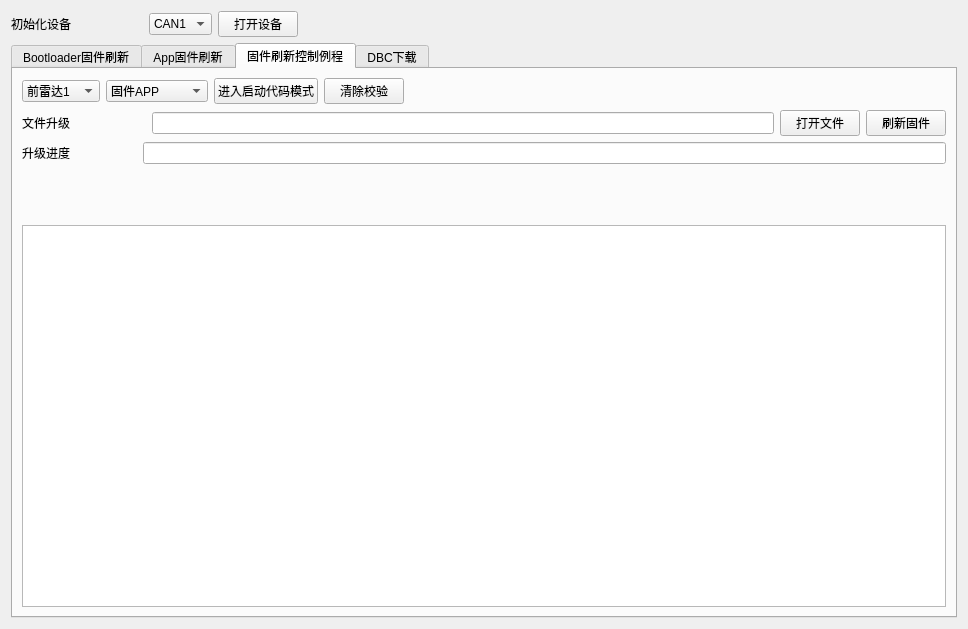
<?xml version="1.0" encoding="UTF-8"?>
<ui version="4.0">
 <class>Form</class>
 <widget class="QWidget" name="Form">
  <property name="geometry">
   <rect>
    <x>0</x>
    <y>0</y>
    <width>968</width>
    <height>629</height>
   </rect>
  </property>
  <property name="windowTitle">
   <string>Form</string>
  </property>
  <layout class="QVBoxLayout" name="verticalLayout_5">
   <item>
    <layout class="QHBoxLayout" name="horizontalLayout" stretch="2,0,0,10">
     <item>
      <widget class="QLabel" name="label">
       <property name="text">
        <string>初始化设备</string>
       </property>
      </widget>
     </item>
     <item>
      <widget class="QComboBox" name="comboBox">
       <item>
        <property name="text">
         <string>CAN1</string>
        </property>
       </item>
       <item>
        <property name="text">
         <string>CAN2</string>
        </property>
       </item>
      </widget>
     </item>
     <item>
      <widget class="QPushButton" name="pushButton">
       <property name="text">
        <string>打开设备</string>
       </property>
      </widget>
     </item>
     <item>
      <spacer name="horizontalSpacer_5">
       <property name="orientation">
        <enum>Qt::Horizontal</enum>
       </property>
       <property name="sizeHint" stdset="0">
        <size>
         <width>40</width>
         <height>20</height>
        </size>
       </property>
      </spacer>
     </item>
    </layout>
   </item>
   <item>
    <widget class="QTabWidget" name="tabWidget">
     <property name="currentIndex">
      <number>2</number>
     </property>
     <widget class="QWidget" name="tab">
      <attribute name="title">
       <string>Bootloader固件刷新</string>
      </attribute>
      <layout class="QVBoxLayout" name="verticalLayout" stretch="0,0,1,7">
       <item>
        <layout class="QHBoxLayout" name="horizontalLayout_2" stretch="1,5,0,0">
         <item>
          <widget class="QLabel" name="label_2">
           <property name="text">
            <string>文件升级</string>
           </property>
          </widget>
         </item>
         <item>
          <widget class="QLineEdit" name="lineEdit">
           <property name="readOnly">
            <bool>true</bool>
           </property>
          </widget>
         </item>
         <item>
          <widget class="QPushButton" name="pushButton_2">
           <property name="text">
            <string>打开文件</string>
           </property>
          </widget>
         </item>
         <item>
          <widget class="QPushButton" name="pushButton_3">
           <property name="text">
            <string>刷新固件</string>
           </property>
          </widget>
         </item>
        </layout>
       </item>
       <item>
        <layout class="QHBoxLayout" name="horizontalLayout_3" stretch="1,6,0,0">
         <item>
          <widget class="QLabel" name="label_3">
           <property name="text">
            <string>升级进度</string>
           </property>
          </widget>
         </item>
         <item>
          <widget class="QLineEdit" name="lineEdit_2">
           <property name="readOnly">
            <bool>true</bool>
           </property>
          </widget>
         </item>
         <item>
          <spacer name="horizontalSpacer_4">
           <property name="orientation">
            <enum>Qt::Horizontal</enum>
           </property>
           <property name="sizeHint" stdset="0">
            <size>
             <width>40</width>
             <height>20</height>
            </size>
           </property>
          </spacer>
         </item>
         <item>
          <spacer name="horizontalSpacer_3">
           <property name="orientation">
            <enum>Qt::Horizontal</enum>
           </property>
           <property name="sizeHint" stdset="0">
            <size>
             <width>40</width>
             <height>20</height>
            </size>
           </property>
          </spacer>
         </item>
        </layout>
       </item>
       <item>
        <spacer name="verticalSpacer">
         <property name="orientation">
          <enum>Qt::Vertical</enum>
         </property>
         <property name="sizeHint" stdset="0">
          <size>
           <width>20</width>
           <height>40</height>
          </size>
         </property>
        </spacer>
       </item>
       <item>
        <widget class="QPlainTextEdit" name="plainTextEdit">
         <property name="readOnly">
          <bool>true</bool>
         </property>
        </widget>
       </item>
      </layout>
     </widget>
     <widget class="QWidget" name="tab_2">
      <attribute name="title">
       <string>App固件刷新</string>
      </attribute>
      <layout class="QVBoxLayout" name="verticalLayout_2" stretch="0,0,1,7">
       <item>
        <layout class="QHBoxLayout" name="horizontalLayout_4" stretch="1,5,0,0">
         <item>
          <widget class="QLabel" name="label_4">
           <property name="text">
            <string>文件升级</string>
           </property>
          </widget>
         </item>
         <item>
          <widget class="QLineEdit" name="lineEdit_3">
           <property name="readOnly">
            <bool>true</bool>
           </property>
          </widget>
         </item>
         <item>
          <widget class="QPushButton" name="pushButton_5">
           <property name="text">
            <string>打开文件</string>
           </property>
          </widget>
         </item>
         <item>
          <widget class="QPushButton" name="pushButton_4">
           <property name="text">
            <string>刷新固件</string>
           </property>
          </widget>
         </item>
        </layout>
       </item>
       <item>
        <layout class="QHBoxLayout" name="horizontalLayout_5" stretch="1,7">
         <item>
          <widget class="QLabel" name="label_5">
           <property name="text">
            <string>升级进度</string>
           </property>
          </widget>
         </item>
         <item>
          <widget class="QLineEdit" name="lineEdit_4">
           <property name="readOnly">
            <bool>true</bool>
           </property>
          </widget>
         </item>
        </layout>
       </item>
       <item>
        <spacer name="verticalSpacer_2">
         <property name="orientation">
          <enum>Qt::Vertical</enum>
         </property>
         <property name="sizeHint" stdset="0">
          <size>
           <width>20</width>
           <height>50</height>
          </size>
         </property>
        </spacer>
       </item>
       <item>
        <widget class="QPlainTextEdit" name="plainTextEdit_2">
         <property name="readOnly">
          <bool>true</bool>
         </property>
        </widget>
       </item>
      </layout>
     </widget>
     <widget class="QWidget" name="tab_3">
      <attribute name="title">
       <string>固件刷新控制例程</string>
      </attribute>
      <layout class="QVBoxLayout" name="verticalLayout_3" stretch="0,0,0,1,7">
       <item>
        <layout class="QHBoxLayout" name="horizontalLayout_6">
         <item>
          <widget class="QComboBox" name="comboBox_2">
           <item>
            <property name="text">
             <string>前雷达1</string>
            </property>
           </item>
           <item>
            <property name="text">
             <string>左雷达</string>
            </property>
           </item>
           <item>
            <property name="text">
             <string>右雷达</string>
            </property>
           </item>
           <item>
            <property name="text">
             <string>ECU1</string>
            </property>
           </item>
           <item>
            <property name="text">
             <string>前雷达2</string>
            </property>
           </item>
           <item>
            <property name="text">
             <string>ECU2</string>
            </property>
           </item>
           <item>
            <property name="text">
             <string>左角雷达</string>
            </property>
           </item>
           <item>
            <property name="text">
             <string>右角雷达</string>
            </property>
           </item>
           <item>
            <property name="text">
             <string>图像0</string>
            </property>
           </item>
          </widget>
         </item>
         <item>
          <widget class="QComboBox" name="comboBox_3">
           <item>
            <property name="text">
             <string>固件APP</string>
            </property>
           </item>
           <item>
            <property name="text">
             <string>制定启动代码</string>
            </property>
           </item>
          </widget>
         </item>
         <item>
          <widget class="QPushButton" name="pushButton_13">
           <property name="text">
            <string>进入启动代码模式</string>
           </property>
          </widget>
         </item>
         <item>
          <widget class="QPushButton" name="pushButton_12">
           <property name="text">
            <string>清除校验</string>
           </property>
          </widget>
         </item>
         <item>
          <spacer name="horizontalSpacer">
           <property name="orientation">
            <enum>Qt::Horizontal</enum>
           </property>
           <property name="sizeHint" stdset="0">
            <size>
             <width>40</width>
             <height>20</height>
            </size>
           </property>
          </spacer>
         </item>
        </layout>
       </item>
       <item>
        <layout class="QHBoxLayout" name="horizontalLayout_7" stretch="1,5,0,0">
         <item>
          <widget class="QLabel" name="label_10">
           <property name="text">
            <string>文件升级</string>
           </property>
          </widget>
         </item>
         <item>
          <widget class="QLineEdit" name="lineEdit_10">
           <property name="readOnly">
            <bool>true</bool>
           </property>
          </widget>
         </item>
         <item>
          <widget class="QPushButton" name="pushButton_11">
           <property name="text">
            <string>打开文件</string>
           </property>
          </widget>
         </item>
         <item>
          <widget class="QPushButton" name="pushButton_10">
           <property name="text">
            <string>刷新固件</string>
           </property>
          </widget>
         </item>
        </layout>
       </item>
       <item>
        <layout class="QHBoxLayout" name="horizontalLayout_8" stretch="1,7">
         <item>
          <widget class="QLabel" name="label_11">
           <property name="text">
            <string>升级进度</string>
           </property>
          </widget>
         </item>
         <item>
          <widget class="QLineEdit" name="lineEdit_9">
           <property name="readOnly">
            <bool>true</bool>
           </property>
          </widget>
         </item>
        </layout>
       </item>
       <item>
        <spacer name="verticalSpacer_3">
         <property name="orientation">
          <enum>Qt::Vertical</enum>
         </property>
         <property name="sizeHint" stdset="0">
          <size>
           <width>20</width>
           <height>45</height>
          </size>
         </property>
        </spacer>
       </item>
       <item>
        <widget class="QPlainTextEdit" name="plainTextEdit_5">
         <property name="readOnly">
          <bool>true</bool>
         </property>
        </widget>
       </item>
      </layout>
     </widget>
     <widget class="QWidget" name="tab_4">
      <attribute name="title">
       <string>DBC下载</string>
      </attribute>
      <layout class="QVBoxLayout" name="verticalLayout_4" stretch="0,0,0,0,1,9">
       <item>
        <layout class="QHBoxLayout" name="horizontalLayout_9" stretch="1,0,0,0,5">
         <item>
          <widget class="QLabel" name="label_18">
           <property name="text">
            <string>设备</string>
           </property>
          </widget>
         </item>
         <item>
          <widget class="QComboBox" name="comboBox_6">
           <item>
            <property name="text">
             <string>ECU</string>
            </property>
           </item>
           <item>
            <property name="text">
             <string>中控</string>
            </property>
           </item>
           <item>
            <property name="text">
             <string>左雷达</string>
            </property>
           </item>
           <item>
            <property name="text">
             <string>前雷达0</string>
            </property>
           </item>
           <item>
            <property name="text">
             <string>图像0</string>
            </property>
           </item>
          </widget>
         </item>
         <item>
          <widget class="QPushButton" name="pushButton_22">
           <property name="text">
            <string>读取信息</string>
           </property>
          </widget>
         </item>
         <item>
          <widget class="QPushButton" name="pushButton_23">
           <property name="text">
            <string>DBC检测</string>
           </property>
          </widget>
         </item>
         <item>
          <spacer name="horizontalSpacer_2">
           <property name="orientation">
            <enum>Qt::Horizontal</enum>
           </property>
           <property name="sizeHint" stdset="0">
            <size>
             <width>40</width>
             <height>20</height>
            </size>
           </property>
          </spacer>
         </item>
        </layout>
       </item>
       <item>
        <layout class="QHBoxLayout" name="horizontalLayout_10" stretch="1,1,1,1,4">
         <item>
          <widget class="QLabel" name="label_19">
           <property name="text">
            <string>波特</string>
           </property>
          </widget>
         </item>
         <item>
          <widget class="QComboBox" name="comboBox_7">
           <property name="sizePolicy">
            <sizepolicy hsizetype="Preferred" vsizetype="Fixed">
             <horstretch>0</horstretch>
             <verstretch>0</verstretch>
            </sizepolicy>
           </property>
           <item>
            <property name="text">
             <string>100</string>
            </property>
           </item>
           <item>
            <property name="text">
             <string>125</string>
            </property>
           </item>
           <item>
            <property name="text">
             <string>250</string>
            </property>
           </item>
           <item>
            <property name="text">
             <string>500</string>
            </property>
           </item>
           <item>
            <property name="text">
             <string>其它</string>
            </property>
           </item>
          </widget>
         </item>
         <item>
          <widget class="QLineEdit" name="lineEdit_17"/>
         </item>
         <item>
          <widget class="QLabel" name="label_20">
           <property name="text">
            <string>DBC文件描</string>
           </property>
          </widget>
         </item>
         <item>
          <widget class="QLineEdit" name="lineEdit_5">
           <property name="readOnly">
            <bool>true</bool>
           </property>
          </widget>
         </item>
        </layout>
       </item>
       <item>
        <spacer name="verticalSpacer_5">
         <property name="orientation">
          <enum>Qt::Vertical</enum>
         </property>
         <property name="sizeHint" stdset="0">
          <size>
           <width>20</width>
           <height>40</height>
          </size>
         </property>
        </spacer>
       </item>
       <item>
        <layout class="QHBoxLayout" name="horizontalLayout_11">
         <item>
          <widget class="QLineEdit" name="lineEdit_18">
           <property name="readOnly">
            <bool>true</bool>
           </property>
          </widget>
         </item>
         <item>
          <widget class="QPushButton" name="pushButton_24">
           <property name="text">
            <string>打开</string>
           </property>
          </widget>
         </item>
         <item>
          <widget class="QPushButton" name="pushButton_25">
           <property name="text">
            <string>下载</string>
           </property>
          </widget>
         </item>
        </layout>
       </item>
       <item>
        <spacer name="verticalSpacer_4">
         <property name="orientation">
          <enum>Qt::Vertical</enum>
         </property>
         <property name="sizeHint" stdset="0">
          <size>
           <width>20</width>
           <height>31</height>
          </size>
         </property>
        </spacer>
       </item>
       <item>
        <widget class="QPlainTextEdit" name="plainTextEdit_9">
         <property name="readOnly">
          <bool>true</bool>
         </property>
        </widget>
       </item>
      </layout>
     </widget>
    </widget>
   </item>
  </layout>
 </widget>
 <resources/>
 <connections/>
</ui>
